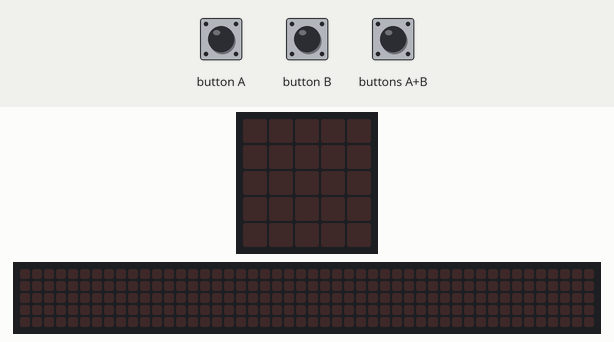
This program was run on a simulated BBC micro:bit (MakeCode). Shown: the board's 5×5 LED display, a strip that is not on the board, showing the scrolling text unrolled. The test bench sets the inputs (shaded band). The 48×5 strip is a reading aid, not a part: it shows the text the display is scrolling, unrolled, one strip-width of it at a time.

Above: at 1.2 s.
1.3 s: buttons A+B pressed for 0.15 s
At 1.9 s:
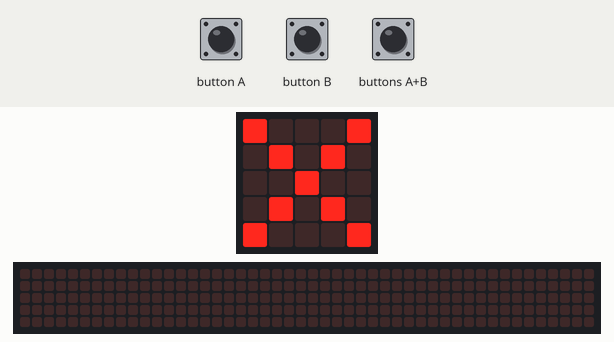
3.5 s: buttons A+B pressed 2 times (0.12 s each, 0.3 s apart)
At 4.91 s:
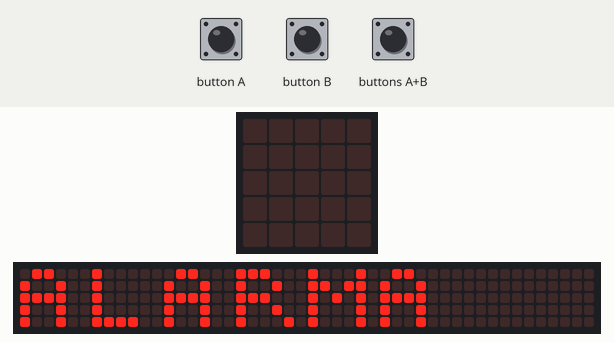
6.8 s: buttons A+B pressed for 1 s
At 11.6 s:
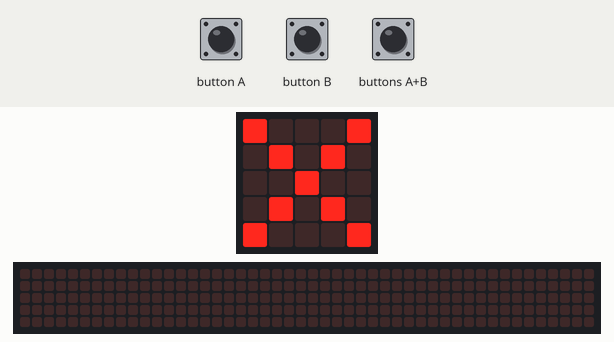
Timing chart, 0 to 13.1 s (numbered marks = the images above; inputs shaded):
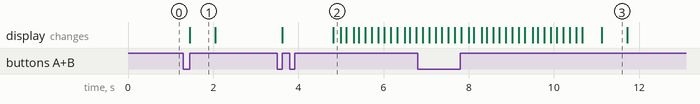

Measured:
- after the input at 1.3 s, the display: changes after 0.15 s (image 1)
- after the input at 3.5 s, the display: first changes after 0.12 s (image 2 shows a later state)
- after the input at 6.8 s, the display: first differs from a run without the input after 4.3 s (image 3)
- what the display in image 1 shows lasts 0.6 s, from 1.5 s to 2.1 s

The program:

main.ts
```typescript
enum RadioMessage {
    message1 = 49434
}
// al pulsar el boton A, se detecta como digito de la contraseña.
input.onButtonPressed(Button.A, function () {
    código = "" + código + "A"
})
input.onButtonPressed(Button.AB, function () {
    if (código == password) {
        basic.showIcon(IconNames.Yes)
        basic.pause(100)
        basic.clearScreen()
        código = ""
    } else {
        basic.showIcon(IconNames.No)
        basic.clearScreen()
        contador += 1
        if (contador == 3) {
            basic.showString("ALARMA")
            código = ""
            contador = 0
        }
    }
})
// al presionar el boton B, es lo mismo que el boton A, se detecta como digito de la contraseña
input.onButtonPressed(Button.B, function () {
    código = "" + código + "B"
})
// al iniciar establecemos las  variables y creamos una contraseña
let contador = 0
let código = ""
let password = ""
password = "ABBA"
código = ""
contador = 0
```

test.ts
```typescript
// aquí va el archivo "tests"; esto no se compilará cuando este paquete se utilice como una extensión.
```
